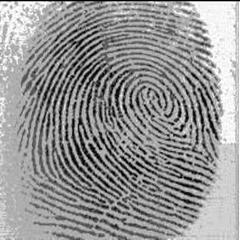
//> input picture image001_1.jpg, 240 x 240 px
$ ./sobel image001_1.jpg   (built with g++ and OpenCV 4)
//> lines starting //> are read from the running program, lines starting //| are printed output that depends on the picture
#include "opencv2/imgproc/imgproc.hpp"
#include "opencv2/highgui/highgui.hpp"
#include <stdlib.h>
#include <stdio.h>
#include <iostream>

using namespace cv;

/** @function main */
int main( int argc, char** argv )
{

  Mat src, src_gray;
  Mat grad;
  String window_name = "Sobel Demo - Simple Edge Detector";
  int scale = 1;
  int delta = 0;
  int ddepth = CV_16S;

  int c;

  /// Load an image
  src = imread( argv[1] );
//> src is the input picture: 240 rows x 240 cols, CV_8UC3; min 0, max 255, mean 148.1

  if( !src.data )
  { return -1; }

  // GaussianBlur( src, src, Size(3,3), 0, 0, BORDER_DEFAULT );

  /// Convert it to gray
  cvtColor( src, src_gray, CV_BGR2GRAY );

  /// Create window
  namedWindow( window_name, CV_WINDOW_AUTOSIZE );

  /// Generate grad_x and grad_y
  Mat grad_x, grad_y;
  Mat abs_grad_x, abs_grad_y;

  /// Gradient X
  //Scharr( src_gray, grad_x, ddepth, 1, 0, scale, delta, BORDER_DEFAULT );
  Sobel( src_gray, grad_x, ddepth, 1, 0, 3, scale, delta, BORDER_DEFAULT );
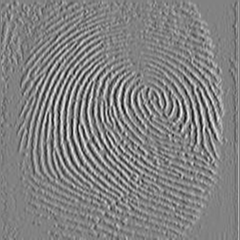
//> grad_x: 240 rows x 240 cols, CV_16SC1; min -821, max 788, mean 0.5; drawn with min black and max white
  convertScaleAbs( grad_x, abs_grad_x );
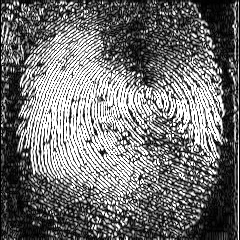
//> abs_grad_x: 240 rows x 240 cols, CV_8UC1; min 0, max 255, mean 112.5

  /// Gradient Y
  //Scharr( src_gray, grad_y, ddepth, 0, 1, scale, delta, BORDER_DEFAULT );
  Sobel( src_gray, grad_y, ddepth, 0, 1, 3, scale, delta, BORDER_DEFAULT );
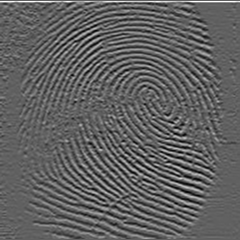
//> grad_y: 240 rows x 240 cols, CV_16SC1; min -625, max 1020, mean 3.3; drawn with min black and max white
  convertScaleAbs( grad_y, abs_grad_y );
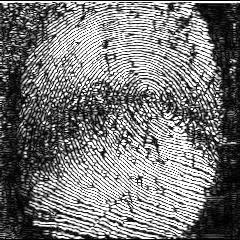
//> abs_grad_y: 240 rows x 240 cols, CV_8UC1; min 0, max 255, mean 120.4

  /// Total Gradient (approximate)
  addWeighted( abs_grad_x, 0.5, abs_grad_y, 0.5, 0, grad );
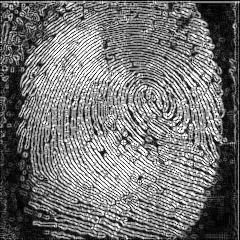
//> grad: 240 rows x 240 cols, CV_8UC1; min 0, max 255, mean 116.5

  std::cout << abs_grad_x << std::endl;
//> (printed output is left out)


  imshow( window_name, grad );

  waitKey(0);

  return 0;
  }
